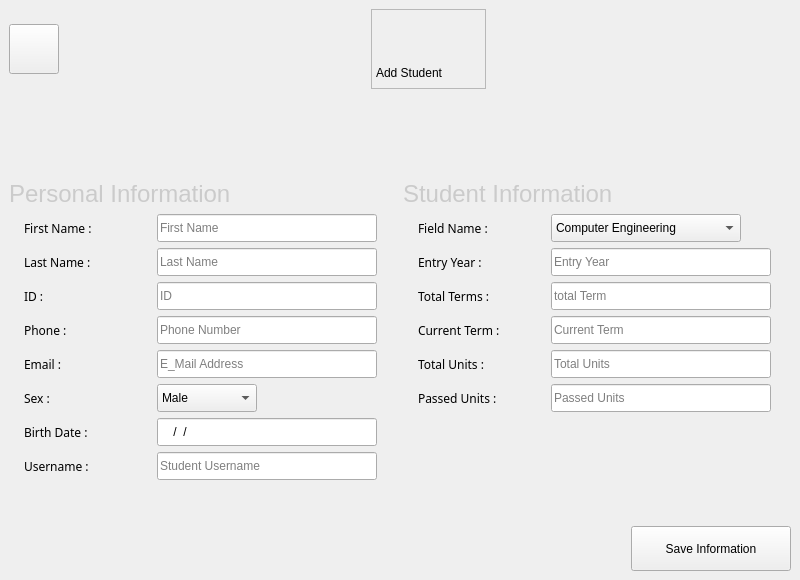
<?xml version="1.0" encoding="UTF-8"?>
<ui version="4.0">
 <class>AddStudent</class>
 <widget class="QMainWindow" name="AddStudent">
  <property name="geometry">
   <rect>
    <x>0</x>
    <y>0</y>
    <width>800</width>
    <height>580</height>
   </rect>
  </property>
  <property name="minimumSize">
   <size>
    <width>800</width>
    <height>580</height>
   </size>
  </property>
  <property name="maximumSize">
   <size>
    <width>800</width>
    <height>580</height>
   </size>
  </property>
  <property name="windowTitle">
   <string>MainWindow</string>
  </property>
  <property name="styleSheet">
   <string notr="true"/>
  </property>
  <widget class="QWidget" name="centralWidget">
   <layout class="QGridLayout" name="gridLayout">
    <item row="1" column="0" rowspan="2" colspan="3">
     <layout class="QHBoxLayout" name="horizontalLayout_4">
      <item>
       <layout class="QVBoxLayout" name="verticalLayout_4">
        <item>
         <widget class="QLabel" name="label_label_PersonalInfo_frame">
          <property name="styleSheet">
           <string notr="true">font-size:24px;
border-radius:3px;
font-family:'AgencyFB';
color: rgb(203, 203, 203);</string>
          </property>
          <property name="text">
           <string>Personal Information</string>
          </property>
         </widget>
        </item>
        <item>
         <layout class="QHBoxLayout" name="horizontalLayout_2">
          <item>
           <spacer name="horizontalSpacer_3">
            <property name="orientation">
             <enum>Qt::Horizontal</enum>
            </property>
            <property name="sizeType">
             <enum>QSizePolicy::Fixed</enum>
            </property>
            <property name="sizeHint" stdset="0">
             <size>
              <width>15</width>
              <height>20</height>
             </size>
            </property>
           </spacer>
          </item>
          <item>
           <layout class="QVBoxLayout" name="verticalLayout">
            <item>
             <widget class="QLabel" name="label_4">
              <property name="minimumSize">
               <size>
                <width>100</width>
                <height>28</height>
               </size>
              </property>
              <property name="maximumSize">
               <size>
                <width>16777215</width>
                <height>28</height>
               </size>
              </property>
              <property name="font">
               <font>
                <family>Helvetica CE 35 Thin</family>
               </font>
              </property>
              <property name="styleSheet">
               <string notr="true"/>
              </property>
              <property name="text">
               <string>First Name :</string>
              </property>
             </widget>
            </item>
            <item>
             <widget class="QLabel" name="label_5">
              <property name="minimumSize">
               <size>
                <width>100</width>
                <height>28</height>
               </size>
              </property>
              <property name="maximumSize">
               <size>
                <width>16777215</width>
                <height>28</height>
               </size>
              </property>
              <property name="font">
               <font>
                <family>Helvetica CE 35 Thin</family>
               </font>
              </property>
              <property name="styleSheet">
               <string notr="true"/>
              </property>
              <property name="text">
               <string>Last Name :</string>
              </property>
             </widget>
            </item>
            <item>
             <widget class="QLabel" name="label_6">
              <property name="minimumSize">
               <size>
                <width>100</width>
                <height>28</height>
               </size>
              </property>
              <property name="maximumSize">
               <size>
                <width>16777215</width>
                <height>28</height>
               </size>
              </property>
              <property name="font">
               <font>
                <family>Helvetica CE 35 Thin</family>
               </font>
              </property>
              <property name="styleSheet">
               <string notr="true"/>
              </property>
              <property name="text">
               <string>ID :</string>
              </property>
             </widget>
            </item>
            <item>
             <widget class="QLabel" name="label_7">
              <property name="minimumSize">
               <size>
                <width>100</width>
                <height>28</height>
               </size>
              </property>
              <property name="maximumSize">
               <size>
                <width>16777215</width>
                <height>28</height>
               </size>
              </property>
              <property name="font">
               <font>
                <family>Helvetica CE 35 Thin</family>
               </font>
              </property>
              <property name="styleSheet">
               <string notr="true"/>
              </property>
              <property name="text">
               <string>Phone :</string>
              </property>
             </widget>
            </item>
            <item>
             <widget class="QLabel" name="label_8">
              <property name="minimumSize">
               <size>
                <width>100</width>
                <height>28</height>
               </size>
              </property>
              <property name="maximumSize">
               <size>
                <width>16777215</width>
                <height>28</height>
               </size>
              </property>
              <property name="font">
               <font>
                <family>Helvetica CE 35 Thin</family>
               </font>
              </property>
              <property name="styleSheet">
               <string notr="true"/>
              </property>
              <property name="text">
               <string>Email : </string>
              </property>
             </widget>
            </item>
            <item>
             <widget class="QLabel" name="label_9">
              <property name="minimumSize">
               <size>
                <width>100</width>
                <height>28</height>
               </size>
              </property>
              <property name="maximumSize">
               <size>
                <width>16777215</width>
                <height>28</height>
               </size>
              </property>
              <property name="font">
               <font>
                <family>Helvetica CE 35 Thin</family>
               </font>
              </property>
              <property name="styleSheet">
               <string notr="true"/>
              </property>
              <property name="text">
               <string>Sex :</string>
              </property>
             </widget>
            </item>
            <item>
             <widget class="QLabel" name="label_10">
              <property name="minimumSize">
               <size>
                <width>100</width>
                <height>28</height>
               </size>
              </property>
              <property name="maximumSize">
               <size>
                <width>16777215</width>
                <height>28</height>
               </size>
              </property>
              <property name="font">
               <font>
                <family>Helvetica CE 35 Thin</family>
               </font>
              </property>
              <property name="styleSheet">
               <string notr="true"/>
              </property>
              <property name="text">
               <string>Birth Date :</string>
              </property>
             </widget>
            </item>
            <item>
             <widget class="QLabel" name="label_11">
              <property name="minimumSize">
               <size>
                <width>100</width>
                <height>28</height>
               </size>
              </property>
              <property name="maximumSize">
               <size>
                <width>16777215</width>
                <height>28</height>
               </size>
              </property>
              <property name="font">
               <font>
                <family>Helvetica CE 35 Thin</family>
               </font>
              </property>
              <property name="styleSheet">
               <string notr="true"/>
              </property>
              <property name="text">
               <string>Username :</string>
              </property>
             </widget>
            </item>
           </layout>
          </item>
          <item>
           <layout class="QVBoxLayout" name="verticalLayout_2">
            <item>
             <widget class="QLineEdit" name="lineEdit_Fname">
              <property name="minimumSize">
               <size>
                <width>170</width>
                <height>28</height>
               </size>
              </property>
              <property name="maximumSize">
               <size>
                <width>220</width>
                <height>28</height>
               </size>
              </property>
              <property name="maxLength">
               <number>20</number>
              </property>
              <property name="readOnly">
               <bool>false</bool>
              </property>
              <property name="placeholderText">
               <string>First Name</string>
              </property>
             </widget>
            </item>
            <item>
             <widget class="QLineEdit" name="lineEdit_Lname">
              <property name="minimumSize">
               <size>
                <width>170</width>
                <height>28</height>
               </size>
              </property>
              <property name="maximumSize">
               <size>
                <width>220</width>
                <height>28</height>
               </size>
              </property>
              <property name="maxLength">
               <number>20</number>
              </property>
              <property name="placeholderText">
               <string>Last Name </string>
              </property>
             </widget>
            </item>
            <item>
             <widget class="QLineEdit" name="lineEdit_Id">
              <property name="minimumSize">
               <size>
                <width>170</width>
                <height>28</height>
               </size>
              </property>
              <property name="maximumSize">
               <size>
                <width>220</width>
                <height>28</height>
               </size>
              </property>
              <property name="inputMask">
               <string>000000000</string>
              </property>
              <property name="placeholderText">
               <string>ID</string>
              </property>
             </widget>
            </item>
            <item>
             <widget class="QLineEdit" name="lineEdit_Phone">
              <property name="minimumSize">
               <size>
                <width>170</width>
                <height>28</height>
               </size>
              </property>
              <property name="maximumSize">
               <size>
                <width>220</width>
                <height>28</height>
               </size>
              </property>
              <property name="inputMask">
               <string>00000000000</string>
              </property>
              <property name="placeholderText">
               <string>Phone Number</string>
              </property>
             </widget>
            </item>
            <item>
             <widget class="QLineEdit" name="lineEdit_Email">
              <property name="minimumSize">
               <size>
                <width>170</width>
                <height>28</height>
               </size>
              </property>
              <property name="maximumSize">
               <size>
                <width>220</width>
                <height>28</height>
               </size>
              </property>
              <property name="inputMask">
               <string/>
              </property>
              <property name="maxLength">
               <number>60</number>
              </property>
              <property name="placeholderText">
               <string>E_Mail Address</string>
              </property>
             </widget>
            </item>
            <item>
             <widget class="QComboBox" name="comboBox_sex">
              <property name="minimumSize">
               <size>
                <width>100</width>
                <height>28</height>
               </size>
              </property>
              <property name="maximumSize">
               <size>
                <width>50</width>
                <height>28</height>
               </size>
              </property>
              <item>
               <property name="text">
                <string>Male</string>
               </property>
              </item>
              <item>
               <property name="text">
                <string>Female</string>
               </property>
              </item>
             </widget>
            </item>
            <item>
             <widget class="QLineEdit" name="lineEdit_BirthDat">
              <property name="minimumSize">
               <size>
                <width>170</width>
                <height>28</height>
               </size>
              </property>
              <property name="maximumSize">
               <size>
                <width>220</width>
                <height>28</height>
               </size>
              </property>
              <property name="inputMask">
               <string>0000/00/00</string>
              </property>
              <property name="placeholderText">
               <string>Birth Date</string>
              </property>
             </widget>
            </item>
            <item>
             <widget class="QLineEdit" name="lineEdit_UserName">
              <property name="minimumSize">
               <size>
                <width>170</width>
                <height>28</height>
               </size>
              </property>
              <property name="maximumSize">
               <size>
                <width>220</width>
                <height>28</height>
               </size>
              </property>
              <property name="maxLength">
               <number>60</number>
              </property>
              <property name="placeholderText">
               <string>Student Username</string>
              </property>
             </widget>
            </item>
           </layout>
          </item>
          <item>
           <spacer name="horizontalSpacer_7">
            <property name="orientation">
             <enum>Qt::Horizontal</enum>
            </property>
            <property name="sizeType">
             <enum>QSizePolicy::Fixed</enum>
            </property>
            <property name="sizeHint" stdset="0">
             <size>
              <width>20</width>
              <height>20</height>
             </size>
            </property>
           </spacer>
          </item>
         </layout>
        </item>
        <item>
         <spacer name="verticalSpacer">
          <property name="orientation">
           <enum>Qt::Vertical</enum>
          </property>
          <property name="sizeHint" stdset="0">
           <size>
            <width>20</width>
            <height>40</height>
           </size>
          </property>
         </spacer>
        </item>
       </layout>
      </item>
      <item>
       <layout class="QVBoxLayout" name="verticalLayout_6">
        <item>
         <widget class="QLabel" name="label_OtherInfo_frame">
          <property name="styleSheet">
           <string notr="true">font-size:24px;
border-radius:3px;
font-family:'AgencyFB';
color: rgb(203, 203, 203);</string>
          </property>
          <property name="text">
           <string>Student Information</string>
          </property>
         </widget>
        </item>
        <item>
         <layout class="QHBoxLayout" name="horizontalLayout_3">
          <item>
           <spacer name="horizontalSpacer_4">
            <property name="orientation">
             <enum>Qt::Horizontal</enum>
            </property>
            <property name="sizeType">
             <enum>QSizePolicy::Fixed</enum>
            </property>
            <property name="sizeHint" stdset="0">
             <size>
              <width>15</width>
              <height>20</height>
             </size>
            </property>
           </spacer>
          </item>
          <item>
           <layout class="QVBoxLayout" name="verticalLayout_3">
            <item>
             <widget class="QLabel" name="label_13">
              <property name="minimumSize">
               <size>
                <width>110</width>
                <height>28</height>
               </size>
              </property>
              <property name="font">
               <font>
                <family>Helvetica CE 35 Thin</family>
               </font>
              </property>
              <property name="styleSheet">
               <string notr="true"/>
              </property>
              <property name="text">
               <string>Field Name :</string>
              </property>
             </widget>
            </item>
            <item>
             <widget class="QLabel" name="label_14">
              <property name="minimumSize">
               <size>
                <width>110</width>
                <height>28</height>
               </size>
              </property>
              <property name="font">
               <font>
                <family>Helvetica CE 35 Thin</family>
               </font>
              </property>
              <property name="styleSheet">
               <string notr="true"/>
              </property>
              <property name="text">
               <string>Entry Year :</string>
              </property>
             </widget>
            </item>
            <item>
             <widget class="QLabel" name="label_16">
              <property name="minimumSize">
               <size>
                <width>110</width>
                <height>28</height>
               </size>
              </property>
              <property name="font">
               <font>
                <family>Helvetica CE 35 Thin</family>
               </font>
              </property>
              <property name="styleSheet">
               <string notr="true"/>
              </property>
              <property name="text">
               <string>Total Terms :</string>
              </property>
             </widget>
            </item>
            <item>
             <widget class="QLabel" name="label_18">
              <property name="minimumSize">
               <size>
                <width>110</width>
                <height>28</height>
               </size>
              </property>
              <property name="font">
               <font>
                <family>Helvetica CE 35 Thin</family>
               </font>
              </property>
              <property name="styleSheet">
               <string notr="true"/>
              </property>
              <property name="text">
               <string>Current Term :</string>
              </property>
             </widget>
            </item>
            <item>
             <widget class="QLabel" name="label_15">
              <property name="minimumSize">
               <size>
                <width>110</width>
                <height>28</height>
               </size>
              </property>
              <property name="font">
               <font>
                <family>Helvetica CE 35 Thin</family>
               </font>
              </property>
              <property name="styleSheet">
               <string notr="true"/>
              </property>
              <property name="text">
               <string>Total Units :</string>
              </property>
             </widget>
            </item>
            <item>
             <widget class="QLabel" name="label_17">
              <property name="minimumSize">
               <size>
                <width>110</width>
                <height>28</height>
               </size>
              </property>
              <property name="font">
               <font>
                <family>Helvetica CE 35 Thin</family>
               </font>
              </property>
              <property name="styleSheet">
               <string notr="true"/>
              </property>
              <property name="text">
               <string>Passed Units :</string>
              </property>
             </widget>
            </item>
           </layout>
          </item>
          <item>
           <layout class="QVBoxLayout" name="verticalLayout_5">
            <item>
             <widget class="QComboBox" name="comboBox_Field">
              <property name="minimumSize">
               <size>
                <width>180</width>
                <height>28</height>
               </size>
              </property>
              <property name="maximumSize">
               <size>
                <width>190</width>
                <height>28</height>
               </size>
              </property>
              <item>
               <property name="text">
                <string>Computer Engineering</string>
               </property>
              </item>
              <item>
               <property name="text">
                <string>Chemistry Engineering</string>
               </property>
              </item>
              <item>
               <property name="text">
                <string>Industrial Engineering</string>
               </property>
              </item>
              <item>
               <property name="text">
                <string>Petroleum Engineering</string>
               </property>
              </item>
             </widget>
            </item>
            <item>
             <widget class="QLineEdit" name="lineEdit_EntryYear">
              <property name="minimumSize">
               <size>
                <width>170</width>
                <height>28</height>
               </size>
              </property>
              <property name="maximumSize">
               <size>
                <width>220</width>
                <height>28</height>
               </size>
              </property>
              <property name="inputMask">
               <string>0000</string>
              </property>
              <property name="placeholderText">
               <string>Entry Year</string>
              </property>
             </widget>
            </item>
            <item>
             <widget class="QLineEdit" name="lineEdit_TotalTerms">
              <property name="minimumSize">
               <size>
                <width>170</width>
                <height>28</height>
               </size>
              </property>
              <property name="maximumSize">
               <size>
                <width>220</width>
                <height>28</height>
               </size>
              </property>
              <property name="inputMask">
               <string>00</string>
              </property>
              <property name="placeholderText">
               <string>total Term</string>
              </property>
             </widget>
            </item>
            <item>
             <widget class="QLineEdit" name="lineEdit_CurrentTerm">
              <property name="minimumSize">
               <size>
                <width>170</width>
                <height>28</height>
               </size>
              </property>
              <property name="maximumSize">
               <size>
                <width>220</width>
                <height>28</height>
               </size>
              </property>
              <property name="inputMask">
               <string>00</string>
              </property>
              <property name="placeholderText">
               <string>Current Term</string>
              </property>
             </widget>
            </item>
            <item>
             <widget class="QLineEdit" name="lineEdit_TotalUnits">
              <property name="minimumSize">
               <size>
                <width>170</width>
                <height>28</height>
               </size>
              </property>
              <property name="maximumSize">
               <size>
                <width>220</width>
                <height>28</height>
               </size>
              </property>
              <property name="inputMask">
               <string>000</string>
              </property>
              <property name="placeholderText">
               <string>Total Units</string>
              </property>
             </widget>
            </item>
            <item>
             <widget class="QLineEdit" name="lineEdit_PassedUnits">
              <property name="minimumSize">
               <size>
                <width>170</width>
                <height>28</height>
               </size>
              </property>
              <property name="maximumSize">
               <size>
                <width>220</width>
                <height>28</height>
               </size>
              </property>
              <property name="inputMask">
               <string>000</string>
              </property>
              <property name="placeholderText">
               <string>Passed Units</string>
              </property>
             </widget>
            </item>
           </layout>
          </item>
          <item>
           <spacer name="horizontalSpacer_6">
            <property name="orientation">
             <enum>Qt::Horizontal</enum>
            </property>
            <property name="sizeType">
             <enum>QSizePolicy::Fixed</enum>
            </property>
            <property name="sizeHint" stdset="0">
             <size>
              <width>20</width>
              <height>20</height>
             </size>
            </property>
           </spacer>
          </item>
         </layout>
        </item>
        <item>
         <spacer name="verticalSpacer_2">
          <property name="orientation">
           <enum>Qt::Vertical</enum>
          </property>
          <property name="sizeType">
           <enum>QSizePolicy::Expanding</enum>
          </property>
          <property name="sizeHint" stdset="0">
           <size>
            <width>20</width>
            <height>40</height>
           </size>
          </property>
         </spacer>
        </item>
       </layout>
      </item>
     </layout>
    </item>
    <item row="0" column="0" colspan="3">
     <layout class="QVBoxLayout" name="verticalLayout_7">
      <item>
       <layout class="QHBoxLayout" name="horizontalLayout">
        <item>
         <widget class="QPushButton" name="pushButton_Close">
          <property name="minimumSize">
           <size>
            <width>50</width>
            <height>50</height>
           </size>
          </property>
          <property name="maximumSize">
           <size>
            <width>50</width>
            <height>50</height>
           </size>
          </property>
          <property name="styleSheet">
           <string notr="true"/>
          </property>
          <property name="text">
           <string/>
          </property>
         </widget>
        </item>
        <item>
         <spacer name="horizontalSpacer">
          <property name="orientation">
           <enum>Qt::Horizontal</enum>
          </property>
          <property name="sizeType">
           <enum>QSizePolicy::Expanding</enum>
          </property>
          <property name="sizeHint" stdset="0">
           <size>
            <width>40</width>
            <height>20</height>
           </size>
          </property>
         </spacer>
        </item>
        <item>
         <widget class="QFrame" name="frame">
          <property name="minimumSize">
           <size>
            <width>115</width>
            <height>80</height>
           </size>
          </property>
          <property name="frameShape">
           <enum>QFrame::StyledPanel</enum>
          </property>
          <property name="frameShadow">
           <enum>QFrame::Raised</enum>
          </property>
          <widget class="QLabel" name="label_student_top">
           <property name="geometry">
            <rect>
             <x>5</x>
             <y>50</y>
             <width>106</width>
             <height>28</height>
            </rect>
           </property>
           <property name="styleSheet">
            <string notr="true"/>
           </property>
           <property name="text">
            <string>Add Student </string>
           </property>
          </widget>
          <widget class="QLabel" name="label_student_top_image">
           <property name="geometry">
            <rect>
             <x>30</x>
             <y>0</y>
             <width>48</width>
             <height>48</height>
            </rect>
           </property>
           <property name="minimumSize">
            <size>
             <width>48</width>
             <height>48</height>
            </size>
           </property>
           <property name="maximumSize">
            <size>
             <width>48</width>
             <height>48</height>
            </size>
           </property>
           <property name="styleSheet">
            <string notr="true"/>
           </property>
           <property name="text">
            <string/>
           </property>
           <property name="alignment">
            <set>Qt::AlignCenter</set>
           </property>
          </widget>
         </widget>
        </item>
        <item>
         <spacer name="horizontalSpacer_2">
          <property name="orientation">
           <enum>Qt::Horizontal</enum>
          </property>
          <property name="sizeHint" stdset="0">
           <size>
            <width>40</width>
            <height>20</height>
           </size>
          </property>
         </spacer>
        </item>
       </layout>
      </item>
      <item>
       <widget class="QLabel" name="label_seperator">
        <property name="styleSheet">
         <string notr="true"/>
        </property>
        <property name="text">
         <string/>
        </property>
       </widget>
      </item>
     </layout>
    </item>
    <item row="3" column="2">
     <widget class="QPushButton" name="pushButton_saveInfo">
      <property name="minimumSize">
       <size>
        <width>160</width>
        <height>45</height>
       </size>
      </property>
      <property name="maximumSize">
       <size>
        <width>160</width>
        <height>45</height>
       </size>
      </property>
      <property name="styleSheet">
       <string notr="true"/>
      </property>
      <property name="text">
       <string>Save Information</string>
      </property>
     </widget>
    </item>
    <item row="3" column="1">
     <spacer name="horizontalSpacer_5">
      <property name="orientation">
       <enum>Qt::Horizontal</enum>
      </property>
      <property name="sizeHint" stdset="0">
       <size>
        <width>40</width>
        <height>20</height>
       </size>
      </property>
     </spacer>
    </item>
   </layout>
  </widget>
  <widget class="QMenuBar" name="menubar">
   <property name="geometry">
    <rect>
     <x>0</x>
     <y>0</y>
     <width>800</width>
     <height>21</height>
    </rect>
   </property>
  </widget>
 </widget>
 <resources/>
 <connections/>
</ui>
